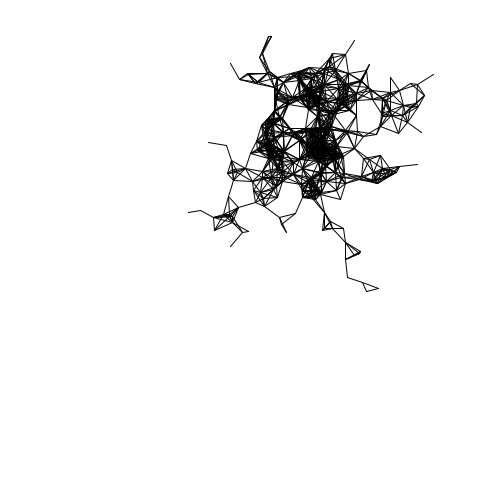
Frame 1 (no input)
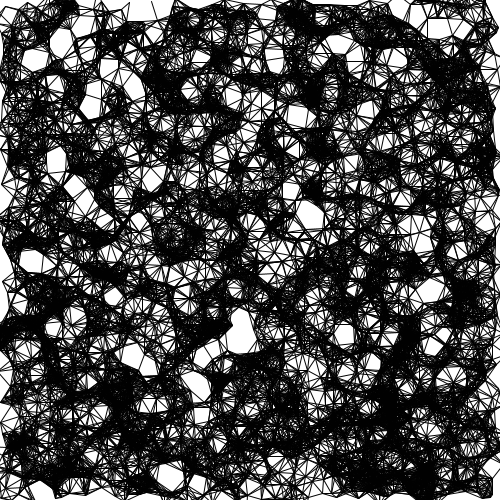
Frame 60 (the mouse pressed at the canvas centre just before this capture)
Frame 120 (the mouse held since frame 60 and released just before this capture): identical to frame 60, image omitted

The Processing sketch that drew these frames (run headless with seeded random() and noise(); from frame 60 on, the mouse is pressed at the canvas centre):

// Processing sketch: processing_169626
// ── processing_169626.pde

//import processing.pdf.*;

//Constructing an array

//Assigning different values to new Cell 
//the cells' density is changed
Cell[] myCells = new Cell[4000];                      //array syntax   datatype[] var


void setup() {
   background(255);
  size(500, 500);
  for (int i = 0; i < myCells.length; i ++) {
    myCells[i] = new Cell();                        //array syntax var[element] = value     
  }   
//beginRecord(PDF, "Patternvector3e.pdf");  
}


void draw() {
  //beginRaw(PDF, "pattern1.pdf");
  for (int i=0; i< myCells.length; i++) {
   //myCells[i].display();
    myCells[i].update();
  }
  
  myCells[0].isseed = true;               
 
  for (int i=0; i<myCells.length; i++) {
    if(myCells[i].isseed == false){
      for(int j=0; j<myCells.length;j++){
        if(myCells[j].isseed == true){
          float d;
          d = PVector.dist(myCells[i].location, myCells[j].location);
            if(d < 20){                                
              myCells[i].isseed = true;
          
               stroke(1);
               strokeWeight(1); 
          
              line(myCells[i].location.x, myCells[i].location.y, myCells[j].location.x, myCells[j].location.y);
              
            }
          }
        }
      }
    }
//endRaw();
  }

//void keyPressed(){
  //if(key=='e'){
    //endRecord();
 // }
//}




class Cell{
  
  PVector location = new PVector();
  PVector velocity = new PVector();
  float dia;
  boolean isseed;
  float cellred, cellgreen, cellblue;
  float lineweight;
   
  
  Cell(){
  
    location = new PVector(random(500), random(500));
    dia = 5;
    isseed = false;
    cellred = 255;
    cellgreen = 255;
    cellblue = 255;
    lineweight = 0.1;
  }
  
  void display(){
    stroke(lineweight);
    if(isseed == true){
      fill(255,0,0);
    }
    if(isseed == false){
    fill(cellred,cellgreen,cellblue);
    }
    ellipse(location.x, location.y, dia,dia);
  }
  void update(){
    if(isseed == false){
    velocity = new PVector(random(-5,5),random(-5,5));
    location.add(velocity);
    }
    
  }
}


  
  
    
  
